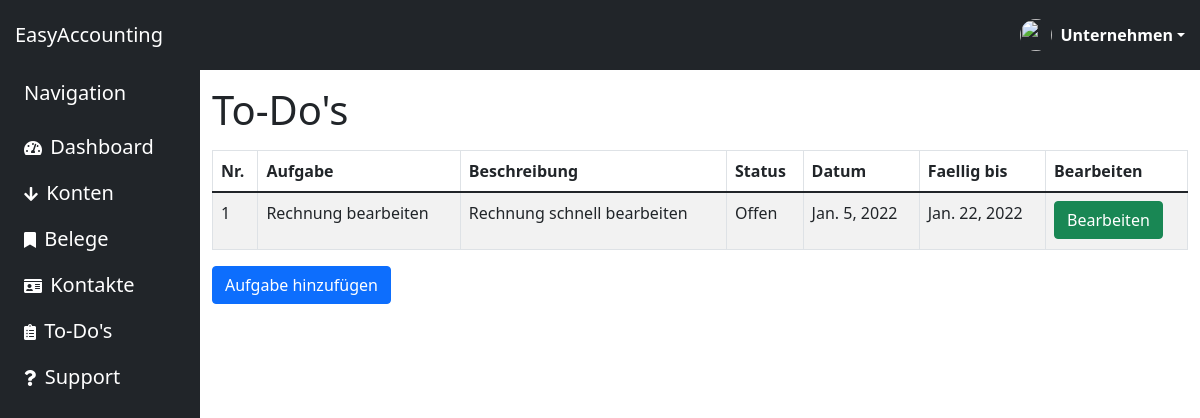
Screenshot of /todos/ (signed in) with the database file from the repository.
### home/models.py (models this page shows)
class todo(models.Model):
    nummer = models.IntegerField()
    aufgabe = models.CharField(max_length=30)
    erledigt = models.IntegerField() #erledigt = 1, 'noch nicht erledigt'= 0
    datum = models.DateField()
    faelligkeit = models.DateField()
    beschreibung = models.CharField(max_length=50)

### home/views.py (the view)
# urls.py: path('todos/', views.todos, name='todos'),
@login_required()
def todos(request):
    all_todos = todo.objects.all()
    all_todos_dict = {
        'todo': all_todos
    }
    context = {"title": "To-Dos","all_todos_dict": all_todos}
    return render(request, 'home/todos.html',context)

### home/templates/home/todos.html (shortened to what this page needs)
{% extends "home/base.html"%}
{%load static%}
{% block hauptinhalt %}
<div class="col py-3">
    <h1>To-Do's</h1>
    {% if all_todos_dict %}
    <div class="table-responsive">
        <table class="table table-bordered table-hover table-striped">
            <thead>
                <tr>
                    <th>Nr.</th>
                    <th>Aufgabe</th>
                    <th>Beschreibung</th>
                    <th>Status</th>
                    <th>Datum</th>
                    <th>Faellig bis</th>
                    <th>Bearbeiten</th>
                </tr>
            </thead>
            <tbody>
                {% for todo in all_todos_dict %}
                <tr>
                    <td>{{todo.nummer}}</td>
                    <td>{{todo.aufgabe}}</td>
                    <td>{{todo.beschreibung}}</td>
                    <td>{% if todo.erledigt == 1 %}
                        <p>Erledigt</p>
                        {% elif todo.erledigt == 0 %}
                        <p>Offen</p>
                        {% endif %}</td>
                    <td>{{todo.datum}}</td>
                    <td>{{todo.faelligkeit}}</td>
                    <td><button name="edit" value={{receipt.belegnummer}} type="submit" class="btn btn-success editbtn"
                            data-toogle="editmodal" data-target="editmodal">Bearbeiten</button></td>
                </tr>
                {% endfor %}
            </tbody>
        </table>
    </div>
    {% endif %}
    <a href="{% url 'edit:editToDos'%}" name="newTodo" class="btn btn-primary">Aufgabe hinzufügen</a>
</div>
{% endblock hauptinhalt %}

### home/templates/home/base.html (style rules this page uses)
.btn:not(:disabled):not(.disabled) { cursor: pointer }
.btn { position: relative; transition: color 0.15s, background-color 0.15s, border-color 0.15s, box-shadow 0.15s }
.btn { position: relative; transition: color 0.15s, background-color 0.15s, border-color 0.15s, box-shadow 0.15s; outline: none !important }

### rows the page displays
todo: nummer "1", aufgabe "Rechnung bearbeiten", beschreibung "Rechnung schnell bearbeiten", erledigt "Offen", datum "Jan. 5, 2022", faelligkeit "Jan. 22, 2022"
